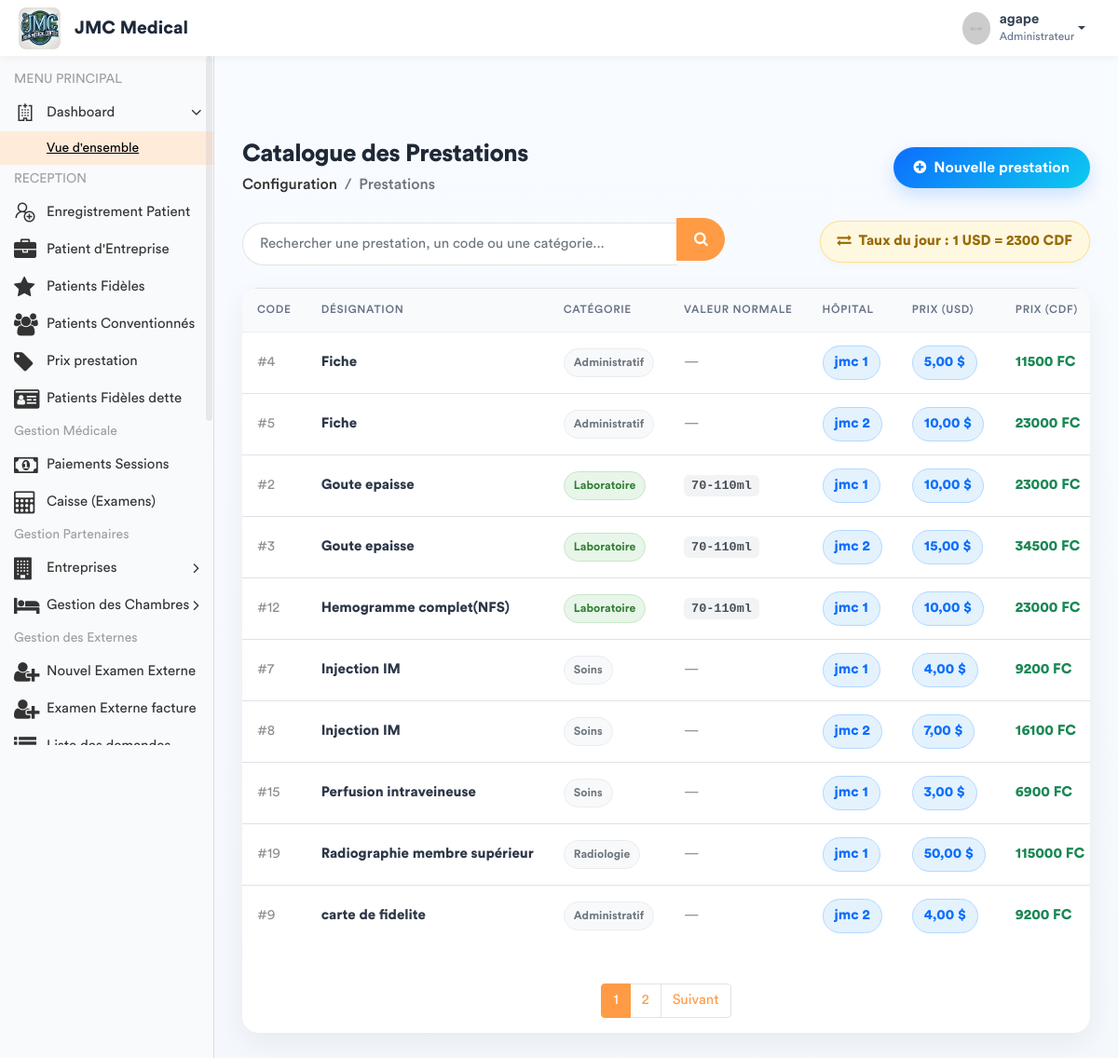
/prestations/ (signed in), run on an earlier commit of the app's database.
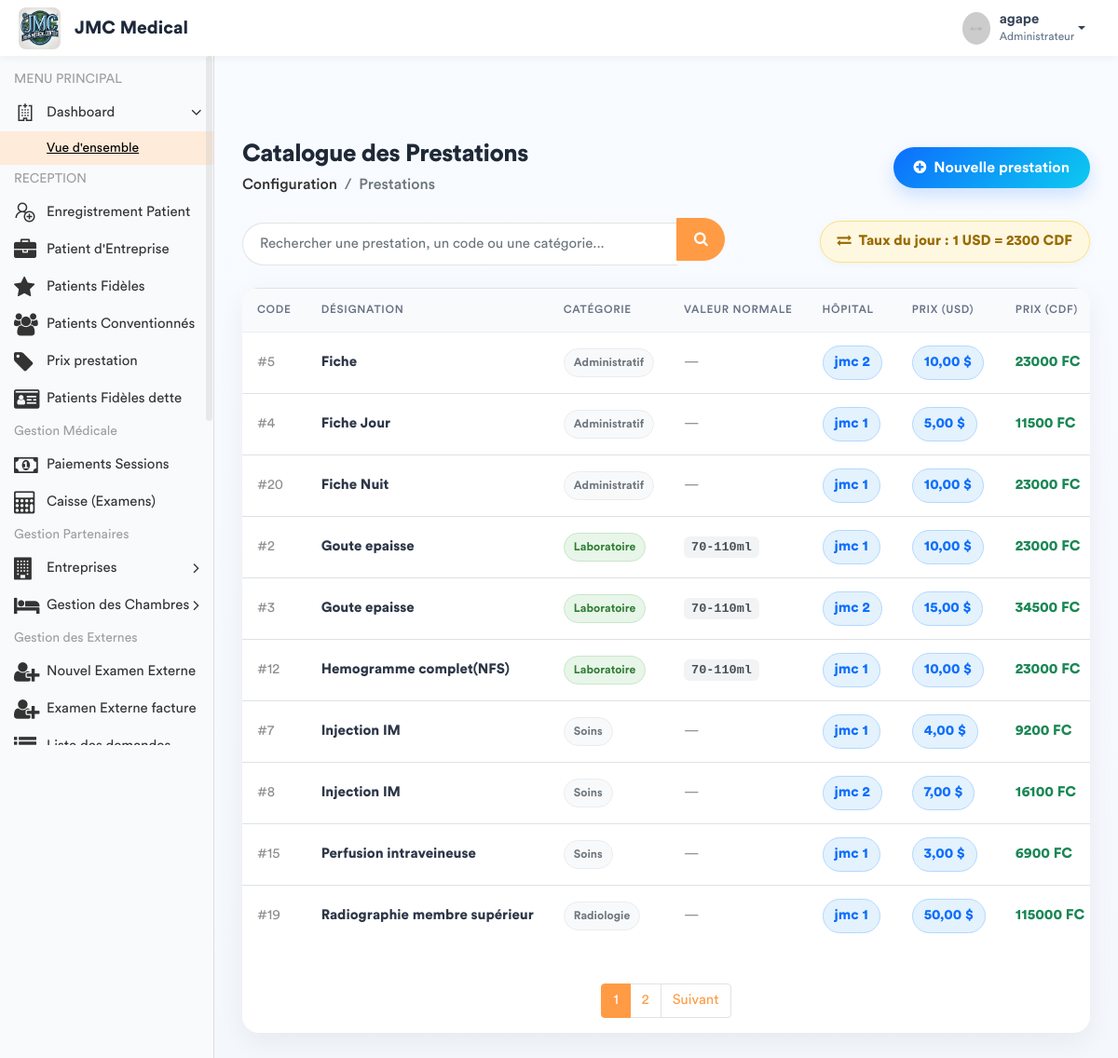
And on a later commit of the database.
### app/models.py (models this page shows, shortened)
class Prestation(models.Model):
    CATEGORIES = [
        ('ADM', 'Administratif'),
        ('CONS', 'Consultation'),
        ('LABO', 'Laboratoire'),
        ('SOIN', 'Soins'),
        ('ECHO', 'Échographie'),
        ('RADIO', 'Radiologie'),
        ('SCAN', 'Scanner'),
        ('IRM', 'IRM'),
        ('CARDIO', 'Cardiographie'),
        ('GYNECO', 'Gynécographie'),
        ('ONCO', 'Oncologie'),
        ('ORTHO', 'Orthopédie'),
        ('DERMA', 'Dermatologie'),
        ('OPHTA', 'Ophtalmologie'),
        ('PSY', 'Psychiatrie'),
        ('KINE', 'Rééducation / Kinésithérapie'),
        ('MED', 'Acte Médical'),
        ('CHIR', 'Acte Chirurgical'),
        ('CONS_MAT', 'Consultation Maternité'),
        ('MAT', 'Forfait Maternité / Accouchement'),
    ]
    libelle = models.CharField(max_length=200, verbose_name="Libellé")
    categorie = models.CharField(max_length=10, choices=CATEGORIES, verbose_name="Catégorie")
    prix = models.DecimalField(max_digits=10, decimal_places=2, default=Decimal('0.00'), verbose_name="Prix (USD)")
    hopital =  models.ForeignKey(Hopital, on_delete= models.SET_NULL , null = True , related_name = 'hopital_prestation')
    valeur_normale = models.CharField(
        max_length=150, blank=True, null=True,
        verbose_name="Valeur Normale / Référence (Labo uniquement)",
        help_text="Ex: 70-110 mg/dl, Négatif, etc."
    )
    class Meta:
        verbose_name = "Prestation"
        verbose_name_plural = "Prestations"

class Hopital(models.Model):
    nomH = models.CharField(max_length=30)
    def __str__(self):
        return self.nomH

### app/views.py (the view)
# urls.py: path('prestations/', views.gestion_prestations, name='gestion_prestations'),
@login_required
def gestion_prestations(request):
    query = request.GET.get('q')
    if query:
        prestations_list = Prestation.objects.filter(
            Q(libelle__icontains=query) | Q(categorie__icontains=query)
        ).order_by('libelle')
    else:
        prestations_list = Prestation.objects.all().order_by('libelle')
    config = ConfigurationHopital.objects.first()
    taux_valeur = config.taux_usd_en_cdf if config else 2500.00
    taux = Decimal(str(taux_valeur)) # Conversion sécurisée pour le calcul financier
    paginator = Paginator(prestations_list, 10)
    page_number = request.GET.get('page')
    prestations_obj = paginator.get_page(page_number)
    for item in prestations_obj:
        item.prix_cdf = item.prix * taux
    if request.method == 'POST':
        form = PrestationForm(request.POST)
        if form.is_valid():
            form.save()
            messages.success(request, "La prestation a été ajoutée avec succès.")
            return redirect('gestion_prestations')
    else:
        form = PrestationForm()
    role = Fonction.objects.filter(userKey=request.user).first()
    fonctionKey = role.fonctionKey.roleName if role and role.fonctionKey else None
    categories_list = Prestation._meta.get_field('categorie').choices
    context = {
        'prestations': prestations_obj,
        'form': form,
        'taux': taux,
        'fonctionKey': fonctionKey,
        'categories_list': categories_list,
    }
    return render(request, 'back-end/prestation/list_prestation.html', context)

### app/forms.py (shortened to what this page needs)
class PrestationForm(forms.ModelForm):
    class Meta:
        model = Prestation
        fields = ['libelle', 'categorie', 'prix', 'valeur_normale','hopital']
        widgets = {
            'libelle': forms.TextInput(attrs={'class': 'form-control', 'placeholder': 'Ex: Goutte Épaisse'}),
            'categorie': forms.Select(attrs={'class': 'form-control', 'id': 'id_categorie'}),
            'hopital': forms.Select(attrs={'class': 'form-control'}),
            'prix': forms.NumberInput(attrs={'class': 'form-control', 'step': '0.01'}),
            'valeur_normale': forms.TextInput(attrs={
                'class': 'form-control',
                'placeholder': 'Ex: 70-110 mg/dl ou Négatif',
                'id': 'id_valeur_normale'
            }),
        }

### app/templates/back-end/prestation/list_prestation.html (shortened to what the changed rows need)
<!DOCTYPE html>
{% load static %}
<html lang="fr">
<head>
    {% include 'back-end/includes/css.html' %}
</head>
<body>
    <div class="main-wrapper">
        <div class="page-wrapper">
            <div class="content container-fluid">
                <div class="row">
                    <div class="col-md-12">
                        <div class="card card-table">
                            <div class="card-body p-0">
                                <div class="table-responsive">
                                    <table class="table table-hover mb-0">
                                        <thead>
                                            <tr>
                                                <th style="width: 80px;">Code</th>
                                                <th>Désignation</th>
                                                <th>Catégorie</th>
                                                <th>Valeur Normale</th>
                                                <th>Hôpital</th>
                                                <th>Prix (USD)</th>
                                                <th>Prix (CDF)</th>
                                            </tr>
                                        </thead>
                                        <tbody>
                                            {% for item in prestations %}
                                                <tr>
                                                    <td><span class="text-muted">#{{ item.id }}</span></td>
                                                    <td><span style="font-weight: 700; color: #2d3748;">{{ item.libelle }}</span></td>
                                                    <td>
                                                        {% if item.categorie == 'LABO' %}
                                                            <span class="cat-badge cat-labo">{{ item.get_categorie_display }}</span>
                                                        {% elif item.categorie == 'CONS' or item.categorie == 'CONSULTATION' %}
                                                            <span class="cat-badge cat-consult">{{ item.get_categorie_display }}</span>
                                                        {% elif item.categorie == 'IMAG' or item.categorie == 'IMAGERIE' %}
                                                            <span class="cat-badge cat-imagerie">{{ item.get_categorie_display }}</span>
                                                        {% else %}
                                                            <span class="cat-badge cat-default">{{ item.get_categorie_display }}</span>
                                                        {% endif %}
                                                    </td>
                                                    <td>
                                                        {% if item.valeur_normale %}
                                                            <span class="text-valeur-normale">{{ item.valeur_normale }}</span>
                                                        {% else %}
                                                            <span class="text-muted">—</span>
                                                        {% endif %}
                                                    </td>
                                                    <td><span class="badge-usd">{{ item.hopital }}</span></td>
                                                    <td><span class="badge-usd">{{ item.prix }} $</span></td>
                                                    <td><span class="text-cdf">{{ item.prix_cdf|floatformat:0 }} FC</span></td>
                                                </tr>
                                            {% endfor %}
                                        </tbody>
                                    </table>
                                </div>
                                {% if prestations.has_other_pages %}
                                    <div class="mt-4 p-3">
                                        <ul class="pagination justify-content-center mb-0">
                                            {% for i in prestations.paginator.page_range %}
                                                <li class="page-item {% if prestations.number == i %}active{% endif %}">
                                                    <a class="page-link" href="?page={{ i }}{% if request.GET.q %}&q={{ request.GET.q }}{% endif %}">{{ i }}</a>
                                                </li>
                                            {% endfor %}
                                        </ul>
                                    </div>
                                {% endif %}
                            </div>
                        </div>
                    </div>
                </div>
            </div>
        </div>
    </div>
</body>
</html>

What changed in the data, as far as the page shows it:
no longer on this page (row unchanged): Prestation: id "9", libelle "carte de fidelite", categorie "Administratif", hopital "jmc 2", prix "4,00", prix_cdf "9200"
shown differently, row unchanged: Prestation "Fiche": moves up the list
changed Prestation id 4: libelle "Fiche" → "Fiche Jour"
added Prestation: id "20", libelle "Fiche Nuit", categorie "Administratif", hopital "jmc 1", prix "10,00", prix_cdf "23000"
